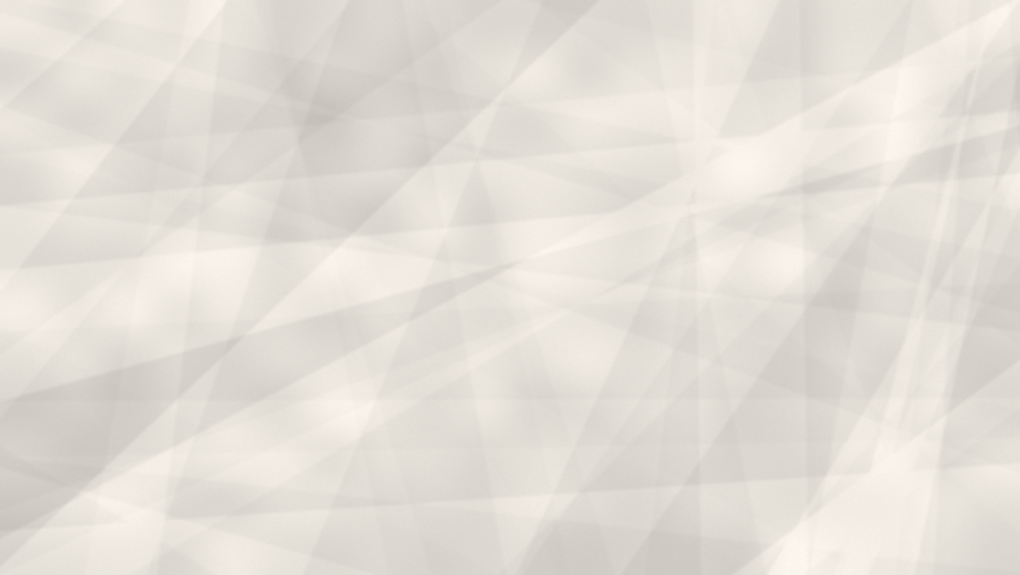
#> input picture ashke-lyric-16x9/assets/img/paper.png, 2040 x 1150 px, found by its file name (shown at 1/2 size)
$ python scraps.py
#> lines starting #> are read from the running program, lines starting #| are printed output that depends on the picture; after the words box and inside, x2 and y2 are one past the last pixel; in counts of white or black regions, pixels touching at a corner belong together
"""Torn, crumpled paper scraps and print textures for the YouMotion-style collage, all procedural.

python3 build/scraps.py      (from the project root; after build/paper.py; needs Pillow, numpy, scipy)

Writes assets/img/scrap/: red-*, black-*, grey-*, white-* (crumpled paper torn to a ragged shape, the white paper core
showing along the tear, as PNG with alpha), and assets/img/tex/speckle.png (photocopy specks for the labels) and
grunge.png (an ink mask: mostly solid with worn holes, for the big stamped words).
"""
import math
import os
import random

import numpy as np
from PIL import Image, ImageDraw, ImageFilter
from scipy import ndimage

ROOT = os.path.dirname(os.path.dirname(os.path.abspath(__file__)))
OUT = os.path.join(ROOT, "assets", "img", "scrap")
TEX = os.path.join(ROOT, "assets", "img", "tex")
PAPER = Image.open(os.path.join(ROOT, "assets", "img", "paper.png")).convert("L")
COLORS = {"red": (214, 36, 44), "black": (36, 34, 33), "grey": (176, 172, 166), "white": (240, 238, 233)}


def crumple(w, h, seed):
    """Crumple shading: a crop of the big procedural sheet, contrast pushed so the folds read at scrap size."""
    g = random.Random(seed)
    x, y = g.randint(0, PAPER.size[0] - w), g.randint(0, PAPER.size[1] - h)
    a = np.asarray(PAPER.crop((x, y, x + w, y + h)), np.float32)
    a = (a - a.mean()) * 1.4
    a = np.asarray(Image.fromarray(np.clip(a + 128, 0, 255).astype(np.uint8)).filter(ImageFilter.GaussianBlur(3)), np.float32) - 128
    a += np.random.default_rng(seed).normal(0, 9, a.shape)
    return a


def torn_mask(w, h, seed, jag=22):
    g = random.Random(seed)
    pts = []
    n = g.randint(7, 11)                 # few corners: torn paper is angular, not round
    for k in range(n):
        a = (k + g.uniform(-.3, .3)) / n * math.pi * 2
        r = g.uniform(.72, 1.0)
        pts.append((w / 2 + max(-1, min(1, math.cos(a) * 1.25)) * w * .47 * r, h / 2 + max(-1, min(1, math.sin(a) * 1.25)) * h * .46 * r))
    m = Image.new("L", (w, h))
    ImageDraw.Draw(m).polygon(pts, fill=255)
    # ragged fibre edge: displace the edge with noise
    noise = np.random.default_rng(seed).random((h // 6 + 1, w // 6 + 1))
    noise = np.asarray(Image.fromarray((noise * 255).astype(np.uint8)).resize((w, h), Image.BICUBIC), np.float32) / 255
    d = ndimage.distance_transform_edt(np.asarray(m) > 0) - ndimage.distance_transform_edt(np.asarray(m) == 0)
    edge = d + (noise - .5) * jag
    return edge


def scrap(kind, w, h, seed):
    edge = torn_mask(w, h, seed)
    alpha = (edge > 0).astype(np.float32)
    core = ((edge > 0) & (edge < 6 + 5 * np.random.default_rng(seed + 1).random(edge.shape))).astype(np.float32)
    shade = crumple(w, h, seed)
    col = np.array(COLORS[kind], np.float32)
    k = 1.0 if kind != "black" else 1.3
    rgb = col[None, None, :] + shade[..., None] * k
    if kind == "black":
        rgb += (np.clip(shade, 0, None)[..., None] * 1.5)      # crumple highlights on black paper
    rgb = rgb * (1 - core[..., None]) + np.array([236, 234, 228], np.float32) * core[..., None]   # white paper core at the tear
    a = Image.fromarray((alpha * 255).astype(np.uint8)).filter(ImageFilter.GaussianBlur(.7))
    im = Image.fromarray(np.clip(rgb, 0, 255).astype(np.uint8)).convert("RGBA")
    im.putalpha(a)
    return im


def speckle(w=600, h=600, seed=3):
    rng = np.random.default_rng(seed)
    a = np.zeros((h, w), np.float32)
    for _ in range(900):
        x, y, r = rng.integers(0, w), rng.integers(0, h), rng.uniform(.4, 1.8)
        yy, xx = np.ogrid[-3:4, -3:4]
        blob = np.exp(-(xx ** 2 + yy ** 2) / (2 * r * r)) * rng.uniform(.3, .9)
        x0, y0 = max(0, x - 3), max(0, y - 3)
        sub = a[y0:y + 4, x0:x + 4]
        sub += blob[: sub.shape[0], : sub.shape[1]]
    fine = rng.random((h, w)) < .02
    a = np.clip(a + fine * .25, 0, 1)
    im = Image.new("RGBA", (w, h), (40, 38, 36, 0))
    im.putalpha(Image.fromarray((a * 200).astype(np.uint8)))
    return im


def grunge(w=800, h=400, seed=5):
    rng = np.random.default_rng(seed)
    n = rng.random((h // 4, w // 4))
    n = np.asarray(Image.fromarray((n * 255).astype(np.uint8)).resize((w, h), Image.BICUBIC), np.float32) / 255
    fine = rng.random((h, w))
    holes = (n > .78) | (fine > .985)
    scratches = np.zeros((h, w), bool)
    for _ in range(40):
        y = rng.integers(0, h)
        x0 = rng.integers(0, w)
        scratches[y:y + 1, x0:x0 + rng.integers(20, 160)] = True
    m = ~(holes | scratches)
    a = Image.fromarray((m * 255).astype(np.uint8)).filter(ImageFilter.GaussianBlur(.6))
    im = Image.new("RGBA", (w, h), (0, 0, 0, 255))
    im.putalpha(a)
    return im


if __name__ == "__main__":
    os.makedirs(OUT, exist_ok=True)
    sizes = [(1000, 700), (900, 520), (700, 700), (1200, 460)]
    for kind in COLORS:
        for k, (w, h) in enumerate(sizes):
            scrap(kind, w, h, 31 * k + len(kind)).save(os.path.join(OUT, f"{kind}-{k}.png"), optimize=True)
#> this loop made 4 passes
#> pass 1, in torn_mask, `d = ndimage.distance_transform_edt(np.asarray(m) > 0) - ndimage.distan..`:
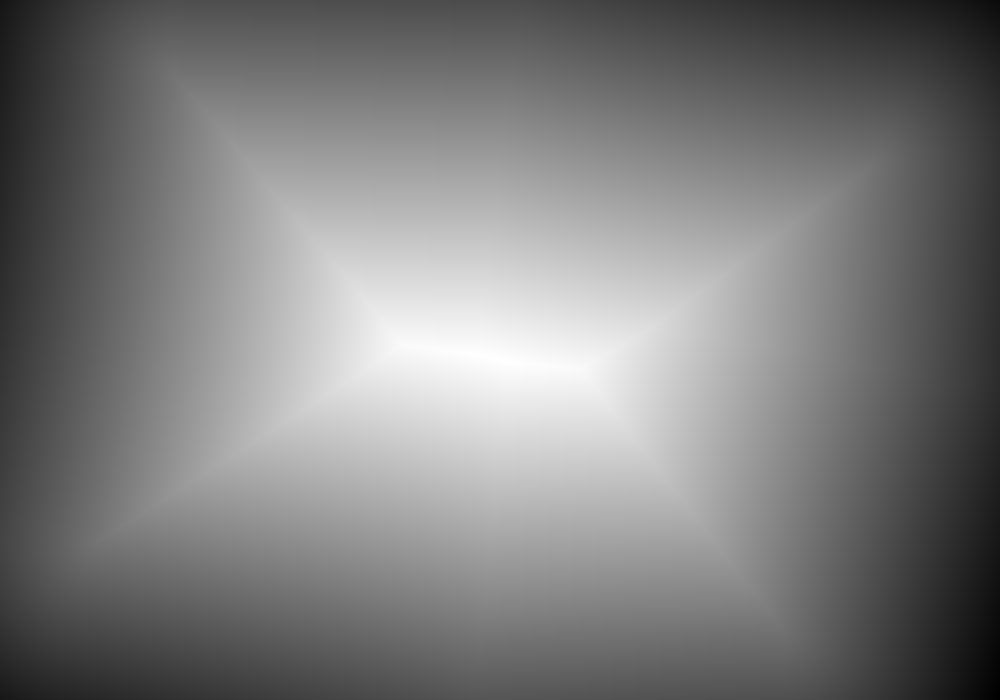
#> d: shape (700, 1000) float64; min -233.1, max 273, mean 15.6; drawn with min black and max white
#> pass 1, in scrap, `alpha = (edge > 0).astype(np.float32)`:
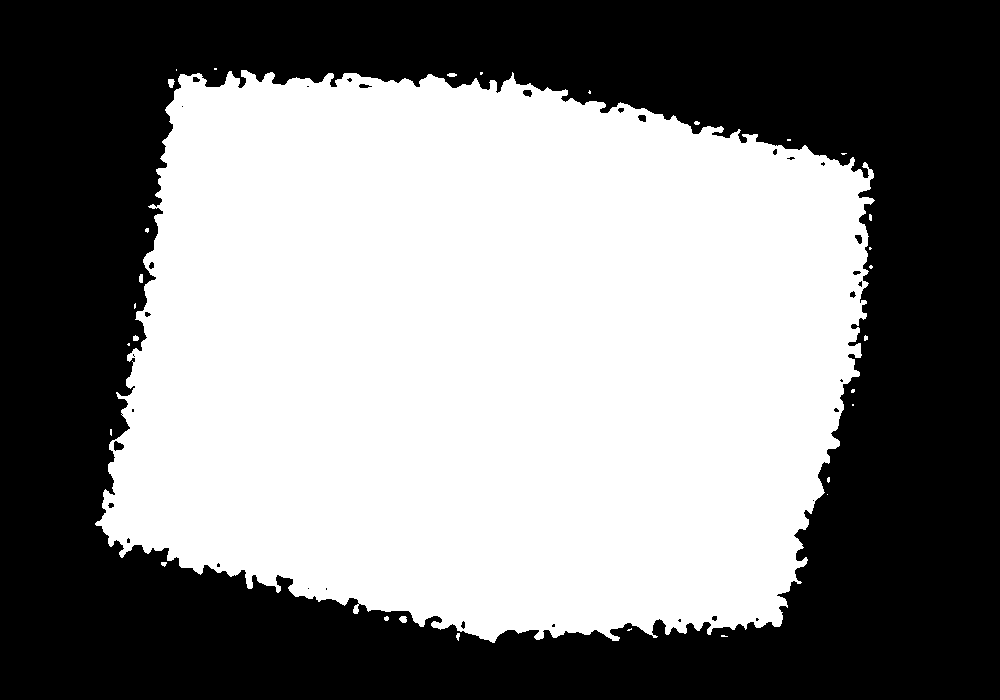
#> alpha: shape (700, 1000) float32; values 0 (black) and 1 (white), 51.1% white; 34 black regions (19 under 20 px), largest, box (x1, y1, x2, y2) and area: (0, 0, 1000, 700) 341388, (114, 441, 124, 451) 70, (523, 90, 532, 97) 49
    speckle().save(os.path.join(TEX, "speckle.png"), optimize=True)
#> the loop in speckle, `for _ in range(900):` made 900 passes
#> (x, y, r, x0, y0) on passes 1 to 3: (486, 51, 0.732, 483, 48), (521, 349, 0.532, 518, 346), (372, 287, 0.624, 369, 284)
#> in speckle, `fine = rng.random((h, w)) < .02`:
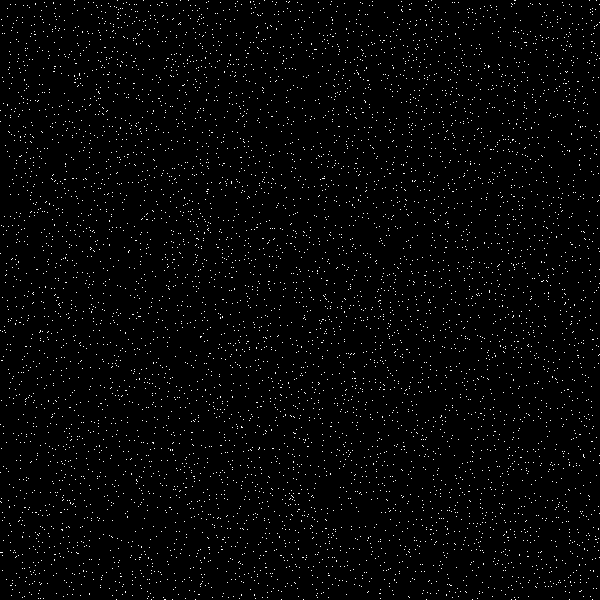
#> fine: shape (600, 600) bool; 2% white in thin lines or dots
#> in speckle, `a = np.clip(a + fine * .25, 0, 1)`:
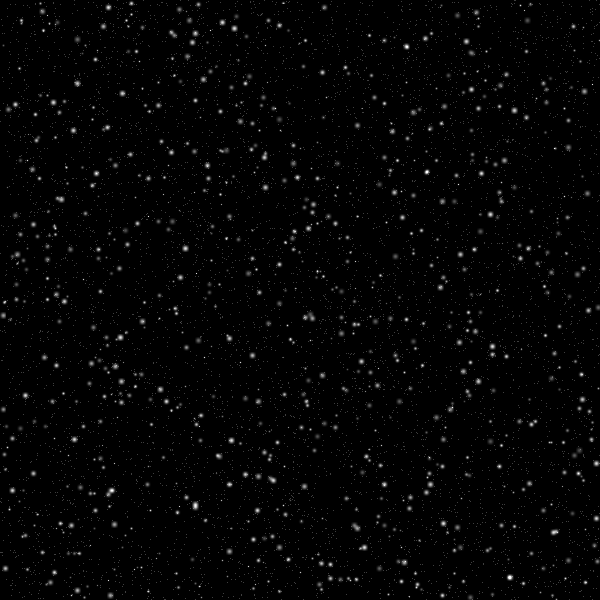
#> a: shape (600, 600) float64; min 0, max 1, mean 0.0167
#> in speckle, `im.putalpha(Image.fromarray((a * 200).astype(np.uint8)))`:
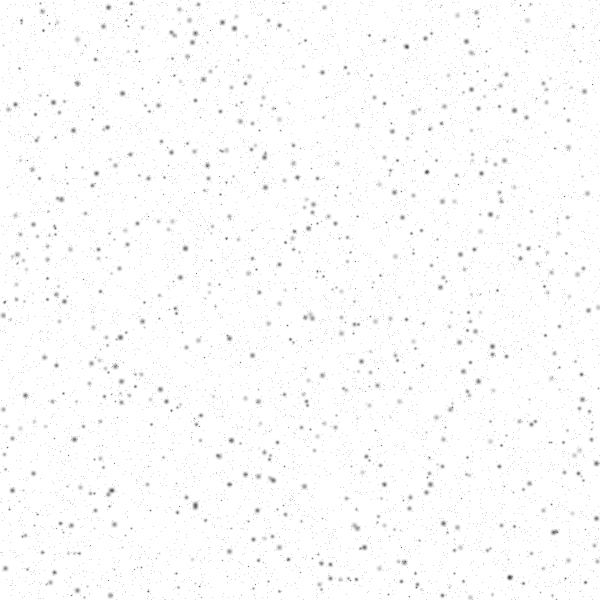
#> im: PIL image 600x600 RGBA; mean R, G, B, A 40, 38, 36, 3.3; transparent parts drawn white
    grunge().save(os.path.join(TEX, "grunge.png"), optimize=True)
#> in grunge, `a = Image.fromarray((m * 255).astype(np.uint8)).filter(ImageFilter.Gau..`:
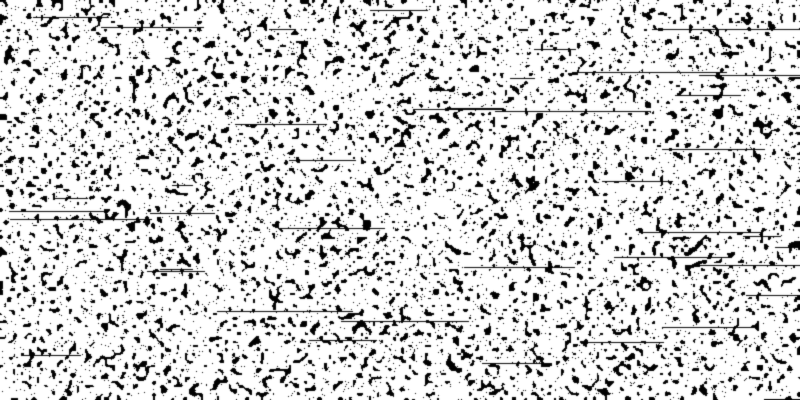
#> a: PIL image 800x400 L; min 0, max 255, mean 214.8
#> in grunge, `im.putalpha(a)`:
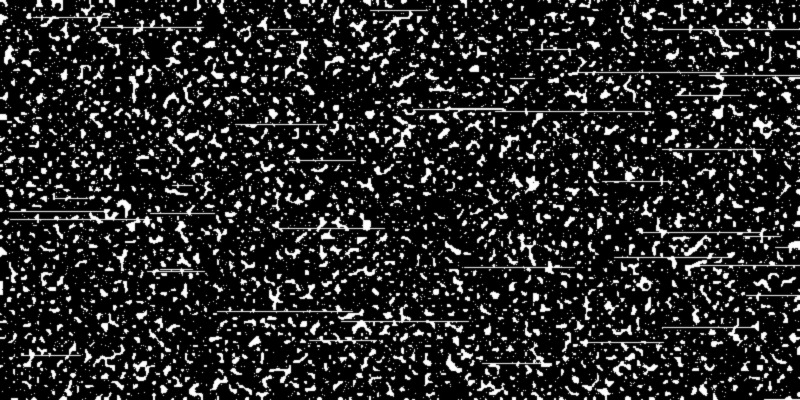
#> im: PIL image 800x400 RGBA; mean R, G, B, A 0, 0, 0, 214.8; transparent parts drawn white
    print("wrote", OUT, "and tex/speckle.png, tex/grunge.png")
